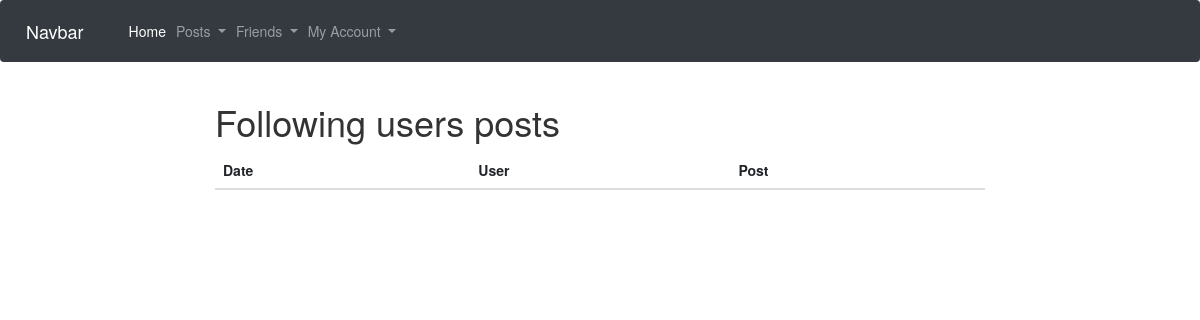
The app's page /followingposts (signed in), older data.
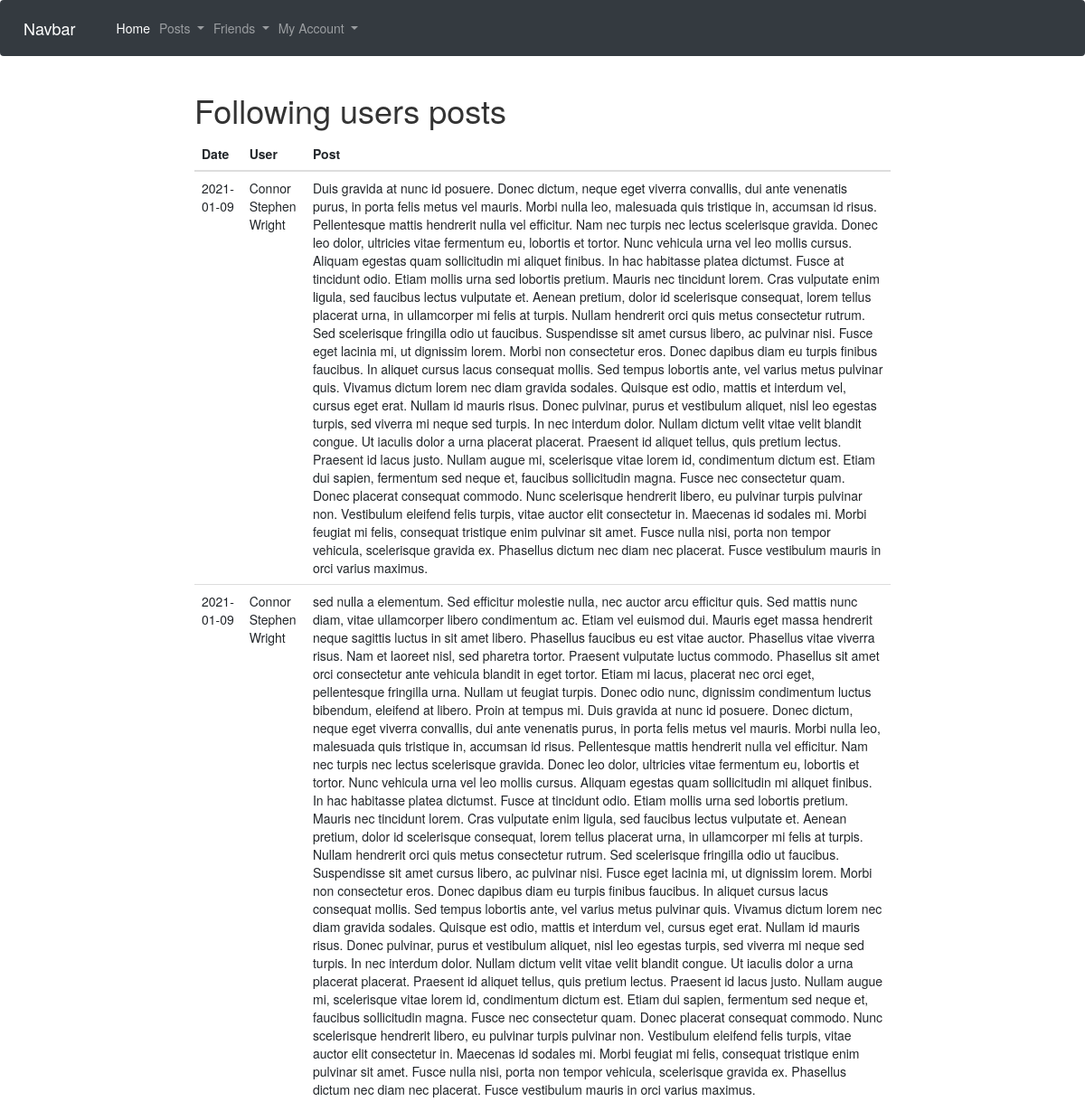
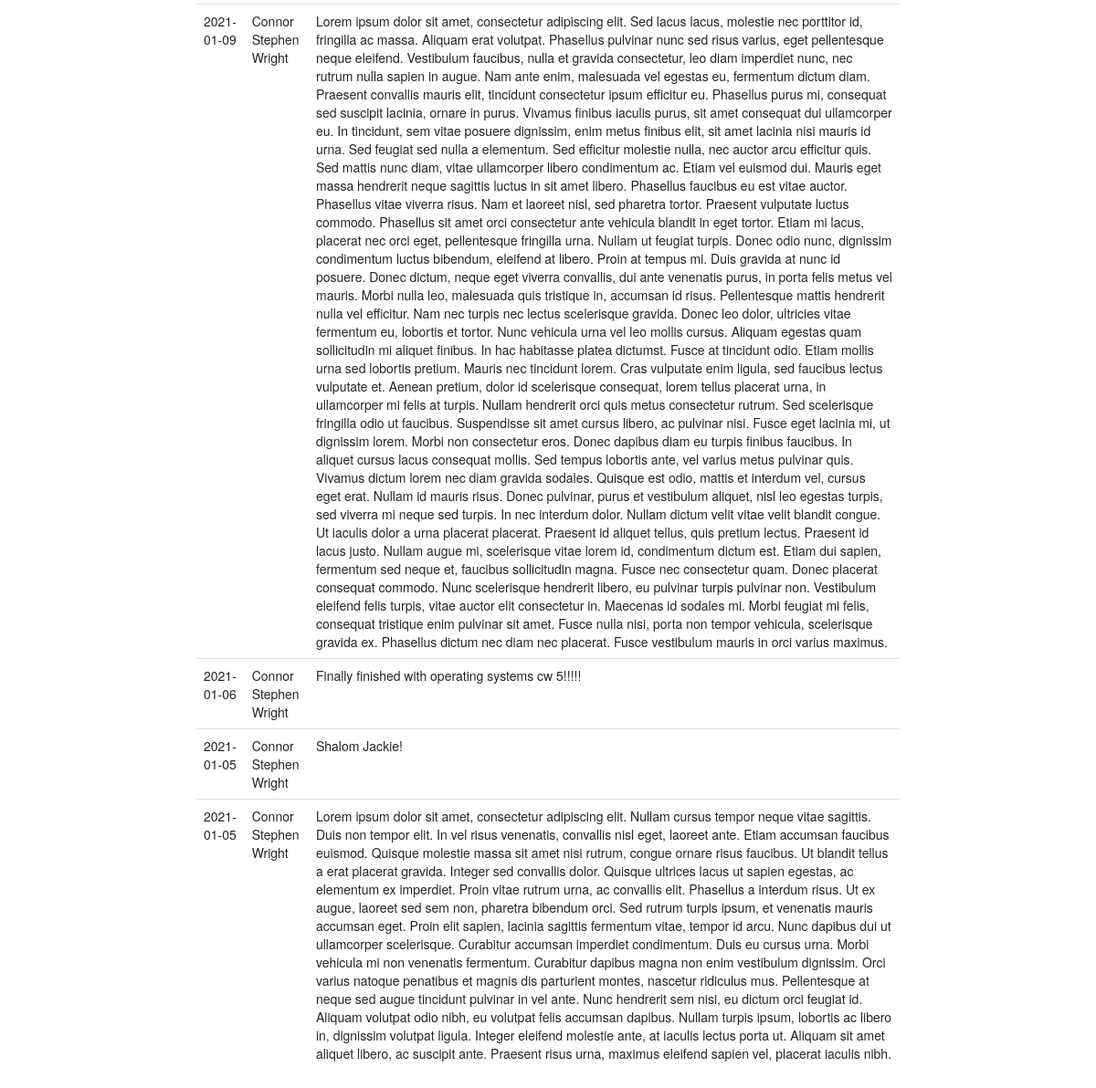
The same page, newer data (2 pictures, top to bottom).
### app/models.py (models this page shows, shortened)
class Post(db.Model):
    id = db.Column(db.Integer, primary_key=True)
    content = db.Column(db.String(500))
    date = db.Column(db.Date, index=True, default=date.today())
    author_id = db.Column(db.Integer, db.ForeignKey('user.id'))

class User(UserMixin, db.Model):
    id = db.Column(db.Integer, primary_key=True)
    name = db.Column(db.String(120))
    username = db.Column(db.String(64), index=True, unique=True)
    password = db.Column(db.String(128))
    dob = db.Column(db.Date)
    gender = db.Column(db.String(20))
    posts = db.relationship('Post', backref='author', lazy='dynamic')
    friends = db.relationship('User',
                            secondary=friendship,
                            primaryjoin=id==friendship.c.user_id,
                            secondaryjoin=id==friendship.c.friend_id)

### app/views.py (the view)
@app.route('/followingposts', methods=['GET', 'POST'])
@login_required
def followingposts():
    posts = Post.query.join(friendship, (friendship.c.friend_id == Post.author_id)).filter(friendship.c.user_id == current_user.id).order_by(Post.date.desc())
    followingposts = []
    for entry in posts:
        temp = User.query.get(entry.author_id)
        dictionary = {'date':entry.date, 'content':entry.content, 'name':temp.name}
        followingposts.append(dictionary)
    return render_template('followingposts.html', title="Following users Posts", posts=followingposts)

### app/models.py (called while the page is built)
@login.user_loader
def load_user(id):
    return User.query.get(int(id))

### app/templates/followingposts.html
{% extends "base.html" %}
{% block content %}
<h1>Following users posts</h1>
<table class="table">
    <thead>
      <tr>
        <th>Date</th>
        <th>User</th>
        <th>Post</th>
      </tr>
    </thead>
    <tbody>
    {% for post in posts %}
    <tr>
      <td>{{post.date}}</td>
      <td>{{post.name}}</td>
      <td>{{post.content}}</td>
    </tr>
    {% endfor %}
  </tbody>
</table>
{% endblock %}

Row changes from the older to the newer data that the page shows:
added Post: date "2021-01-09", content "Duis gravida at nunc id posuere. Donec dictum, neque eget viverra convallis, dui ante venenatis purus, in porta felis metus vel mauris. Morbi nulla leo, malesuada quis tristique in, accumsan id risus. Pellentesque mattis hendrerit nulla vel efficitur. Nam nec turpis nec lectus scelerisque gravida. Donec leo dolor, ultricies vitae fermentum eu, lobortis et tortor. Nunc vehicula urna vel leo mollis cursus. Aliquam egestas quam sollicitudin mi aliquet finibus. In hac habitasse platea dictumst. Fusce at tincidunt odio. Etiam mollis urna sed lobortis pretium. Mauris nec tincidunt lorem. Cras vulputate enim ligula, sed faucibus lectus vulputate et. Aenean pretium, dolor id scelerisque consequat,…"
now on this page (row edited): User: name "Connor Stephen Wright" "Connor Stephen Wright" "Connor Stephen Wright" "Connor Stephen Wright" "Connor Stephen Wright" "Connor Stephen Wright"
added Post: date "2021-01-09", content "sed nulla a elementum. Sed efficitur molestie nulla, nec auctor arcu efficitur quis. Sed mattis nunc diam, vitae ullamcorper libero condimentum ac. Etiam vel euismod dui. Mauris eget massa hendrerit neque sagittis luctus in sit amet libero. Phasellus faucibus eu est vitae auctor. Phasellus vitae viverra risus. Nam et laoreet nisl, sed pharetra tortor. Praesent vulputate luctus commodo. Phasellus sit amet orci consectetur ante vehicula blandit in eget tortor. Etiam mi lacus, placerat nec orci eget, pellentesque fringilla urna. Nullam ut feugiat turpis. Donec odio nunc, dignissim condimentum luctus bibendum, eleifend at libero. Proin at tempus mi. Duis gravida at nunc id posuere. Donec…"
added Post: date "2021-01-09", content "Lorem ipsum dolor sit amet, consectetur adipiscing elit. Sed lacus lacus, molestie nec porttitor id, fringilla ac massa. Aliquam erat volutpat. Phasellus pulvinar nunc sed risus varius, eget pellentesque neque eleifend. Vestibulum faucibus, nulla et gravida consectetur, leo diam imperdiet nunc, nec rutrum nulla sapien in augue. Nam ante enim, malesuada vel egestas eu, fermentum dictum diam. Praesent convallis mauris elit, tincidunt consectetur ipsum efficitur eu. Phasellus purus mi, consequat sed suscipit lacinia, ornare in purus. Vivamus finibus iaculis purus, sit amet consequat dui ullamcorper eu. In tincidunt, sem vitae posuere dignissim, enim metus finibus elit, sit amet lacinia nisi…"
added Post: date "2021-01-06", content "Finally finished with operating systems cw 5!!!!!"
now on this page (row unchanged): Post: date "2021-01-05", content "Shalom Jackie!"
now on this page (row unchanged): Post: date "2021-01-05", content "Lorem ipsum dolor sit amet, consectetur adipiscing elit. Nullam cursus tempor neque vitae sagittis. Duis non tempor elit. In vel risus venenatis, convallis nisl eget, laoreet ante. Etiam accumsan faucibus euismod. Quisque molestie massa sit amet nisi rutrum, congue ornare risus faucibus. Ut blandit tellus a erat placerat gravida. Integer sed convallis dolor. Quisque ultrices lacus ut sapien egestas, ac elementum ex imperdiet. Proin vitae rutrum urna, ac convallis elit. Phasellus a interdum risus. Ut ex augue, laoreet sed sem non, pharetra bibendum orci. Sed rutrum turpis ipsum, et venenatis mauris accumsan eget. Proin elit sapien, lacinia sagittis fermentum vitae, tempor id arcu. Nunc…"
